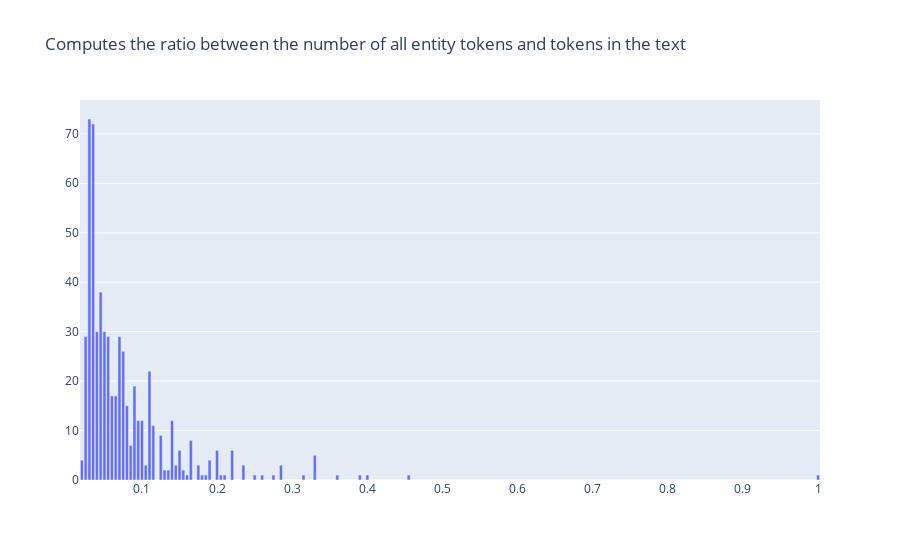

The cell this chart's notebook holds for it:
### Code cell
from rubrix.metrics.token_classification import entity_density

entity_density(name="spacy_sm_wnut17").visualize()

### Figure 1 — Plotly figure (JSON) as saved in the notebook; plotly's stock layout.template omitted (floating-point values rounded to 4 significant figures; data arrays with more than 128 entries replaced by an {"elided": "..."} marker saying what was removed)
{"data": [{"type": "bar", "x": {"elided": "197 float values"}, "y": {"elided": "197 int values"}}], "layout": {"autosize": true, "title": {"text": "Computes the ratio between the number of all entity tokens and tokens in the text"}, "xaxis": {"autorange": true, "range": [0.0175, 1.002], "title": {"text": ""}, "type": "linear"}, "yaxis": {"autorange": true, "range": [0, 76.84], "title": {"text": ""}, "type": "linear"}}}
